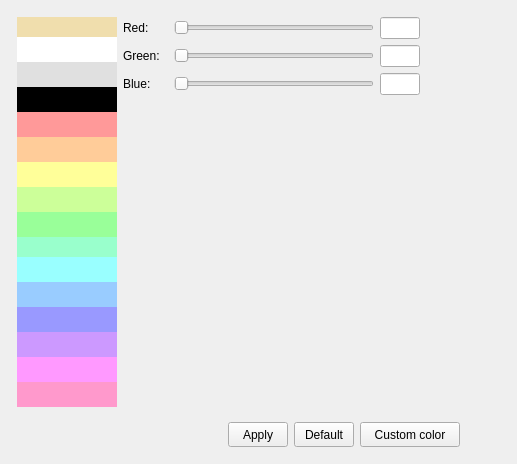
             <widget class="QWidget" name="tab_3">
              <attribute name="title">
               <string>Background</string>
              </attribute>
              <layout class="QVBoxLayout" name="verticalLayout_9">
               <item>
                <layout class="QHBoxLayout" name="horizontalLayout_14">
                 <property name="leftMargin">
                  <number>6</number>
                 </property>
                 <property name="topMargin">
                  <number>6</number>
                 </property>
                 <property name="rightMargin">
                  <number>6</number>
                 </property>
                 <property name="bottomMargin">
                  <number>6</number>
                 </property>
                 <item>
                  <layout class="QVBoxLayout" name="verticalLayout_4">
                   <property name="spacing">
                    <number>0</number>
                   </property>
                   <item>
                    <widget class="QPushButton" name="pushButtonBackground">
                     <property name="minimumSize">
                      <size>
                       <width>100</width>
                       <height>20</height>
                      </size>
                     </property>
                     <property name="styleSheet">
                      <string notr="true">background-color: rgb(240, 222, 173); border : solir black;</string>
                     </property>
                     <property name="text">
                      <string/>
                     </property>
                     <property name="autoDefault">
                      <bool>true</bool>
                     </property>
                     <property name="default">
                      <bool>false</bool>
                     </property>
                     <property name="flat">
                      <bool>false</bool>
                     </property>
                    </widget>
                   </item>
                   <item>
                    <widget class="QPushButton" name="pushButton_2Background">
                     <property name="minimumSize">
                      <size>
                       <width>100</width>
                       <height>25</height>
                      </size>
                     </property>
                     <property name="maximumSize">
                      <size>
                       <width>100</width>
                       <height>25</height>
                      </size>
                     </property>
                     <property name="styleSheet">
                      <string notr="true">background-color: rgb(255, 255, 255); border : solir black;</string>
                     </property>
                     <property name="text">
                      <string/>
                     </property>
                     <property name="autoDefault">
                      <bool>true</bool>
                     </property>
                     <property name="default">
                      <bool>false</bool>
                     </property>
                     <property name="flat">
                      <bool>false</bool>
                     </property>
                    </widget>
                   </item>
                   <item>
                    <widget class="QPushButton" name="pushButton_3Background">
                     <property name="minimumSize">
                      <size>
                       <width>100</width>
                       <height>25</height>
                      </size>
                     </property>
                     <property name="maximumSize">
                      <size>
                       <width>100</width>
                       <height>25</height>
                      </size>
                     </property>
                     <property name="styleSheet">
                      <string notr="true">background-color: rgb(224, 224, 224); border : solir black;</string>
                     </property>
                     <property name="text">
                      <string/>
                     </property>
                     <property name="autoDefault">
                      <bool>true</bool>
                     </property>
                     <property name="default">
                      <bool>false</bool>
                     </property>
                     <property name="flat">
                      <bool>false</bool>
                     </property>
                    </widget>
                   </item>
                   <item>
                    <widget class="QPushButton" name="pushButton_4Background">
                     <property name="minimumSize">
                      <size>
                       <width>100</width>
                       <height>25</height>
                      </size>
                     </property>
                     <property name="maximumSize">
                      <size>
                       <width>100</width>
                       <height>25</height>
                      </size>
                     </property>
                     <property name="styleSheet">
                      <string notr="true">background-color: rgb(0, 0, 0); border : solir black;</string>
                     </property>
                     <property name="text">
                      <string/>
                     </property>
                     <property name="autoDefault">
                      <bool>true</bool>
                     </property>
                     <property name="default">
                      <bool>false</bool>
                     </property>
                     <property name="flat">
                      <bool>false</bool>
                     </property>
                    </widget>
                   </item>
                   <item>
                    <widget class="QPushButton" name="pushButton_5Background">
                     <property name="minimumSize">
                      <size>
                       <width>100</width>
                       <height>25</height>
                      </size>
                     </property>
                     <property name="maximumSize">
                      <size>
                       <width>100</width>
                       <height>25</height>
                      </size>
                     </property>
                     <property name="styleSheet">
                      <string notr="true">background-color: rgb(255, 153, 153); border : solir black;</string>
                     </property>
                     <property name="text">
                      <string/>
                     </property>
                     <property name="autoDefault">
                      <bool>true</bool>
                     </property>
                     <property name="default">
                      <bool>false</bool>
                     </property>
                     <property name="flat">
                      <bool>false</bool>
                     </property>
                    </widget>
                   </item>
                   <item>
                    <widget class="QPushButton" name="pushButton_6Background">
                     <property name="minimumSize">
                      <size>
                       <width>100</width>
                       <height>25</height>
                      </size>
                     </property>
                     <property name="maximumSize">
                      <size>
                       <width>100</width>
                       <height>25</height>
                      </size>
                     </property>
                     <property name="styleSheet">
                      <string notr="true">background-color: rgb(255, 204, 153); border : solir black;</string>
                     </property>
                     <property name="text">
                      <string/>
                     </property>
                     <property name="autoDefault">
                      <bool>true</bool>
                     </property>
                     <property name="default">
                      <bool>false</bool>
                     </property>
                     <property name="flat">
                      <bool>false</bool>
                     </property>
                    </widget>
                   </item>
                   <item>
                    <widget class="QPushButton" name="pushButton_7Background">
                     <property name="minimumSize">
                      <size>
                       <width>100</width>
                       <height>25</height>
                      </size>
                     </property>
                     <property name="maximumSize">
                      <size>
                       <width>100</width>
                       <height>25</height>
                      </size>
                     </property>
                     <property name="styleSheet">
                      <string notr="true">background-color: rgb(255, 255, 153); border : solir black;</string>
                     </property>
                     <property name="text">
                      <string/>
                     </property>
                     <property name="autoDefault">
                      <bool>true</bool>
                     </property>
                     <property name="default">
                      <bool>false</bool>
                     </property>
                     <property name="flat">
                      <bool>false</bool>
                     </property>
                    </widget>
                   </item>
                   <item>
                    <widget class="QPushButton" name="pushButton_8Background">
                     <property name="minimumSize">
                      <size>
                       <width>100</width>
                       <height>25</height>
                      </size>
                     </property>
                     <property name="maximumSize">
                      <size>
                       <width>100</width>
                       <height>25</height>
                      </size>
                     </property>
                     <property name="styleSheet">
                      <string notr="true">background-color: rgb(204, 255, 153); border : solir black;</string>
                     </property>
                     <property name="text">
                      <string/>
                     </property>
                     <property name="autoDefault">
                      <bool>true</bool>
                     </property>
                     <property name="default">
                      <bool>false</bool>
                     </property>
                     <property name="flat">
                      <bool>false</bool>
                     </property>
                    </widget>
                   </item>
                   <item>
                    <widget class="QPushButton" name="pushButton_9Background">
                     <property name="minimumSize">
                      <size>
                       <width>100</width>
                       <height>25</height>
                      </size>
                     </property>
                     <property name="maximumSize">
                      <size>
                       <width>100</width>
                       <height>25</height>
                      </size>
                     </property>
                     <property name="styleSheet">
                      <string notr="true">background-color: rgb(153, 255, 153); border : solir black;</string>
                     </property>
                     <property name="text">
                      <string/>
                     </property>
                     <property name="autoDefault">
                      <bool>true</bool>
                     </property>
                     <property name="default">
                      <bool>false</bool>
                     </property>
                     <property name="flat">
                      <bool>false</bool>
                     </property>
                    </widget>
                   </item>
                   <item>
                    <widget class="QPushButton" name="pushButton_10Background">
                     <property name="minimumSize">
                      <size>
                       <width>0</width>
                       <height>20</height>
                      </size>
                     </property>
                     <property name="styleSheet">
                      <string notr="true">background-color: rgb(153, 255, 204); border : solir black;</string>
                     </property>
                     <property name="text">
                      <string/>
                     </property>
                     <property name="autoDefault">
                      <bool>true</bool>
                     </property>
                     <property name="default">
                      <bool>false</bool>
                     </property>
                     <property name="flat">
                      <bool>false</bool>
                     </property>
                    </widget>
                   </item>
                   <item>
                    <widget class="QPushButton" name="pushButton_11Background">
                     <property name="minimumSize">
                      <size>
                       <width>100</width>
                       <height>25</height>
                      </size>
                     </property>
                     <property name="maximumSize">
                      <size>
                       <width>100</width>
                       <height>25</height>
                      </size>
                     </property>
                     <property name="styleSheet">
                      <string notr="true">background-color: rgb(153, 255, 255); border : solir black;</string>
                     </property>
                     <property name="text">
                      <string/>
                     </property>
                     <property name="autoDefault">
                      <bool>true</bool>
                     </property>
                     <property name="default">
                      <bool>false</bool>
                     </property>
                     <property name="flat">
                      <bool>false</bool>
                     </property>
                    </widget>
                   </item>
                   <item>
                    <widget class="QPushButton" name="pushButton_12Background">
                     <property name="minimumSize">
                      <size>
                       <width>100</width>
                       <height>25</height>
                      </size>
                     </property>
                     <property name="maximumSize">
                      <size>
                       <width>100</width>
                       <height>25</height>
                      </size>
                     </property>
                     <property name="styleSheet">
                      <string notr="true">background-color: rgb(153, 204, 255); border : solir black;</string>
                     </property>
                     <property name="text">
                      <string/>
                     </property>
                     <property name="autoDefault">
                      <bool>true</bool>
                     </property>
                     <property name="default">
                      <bool>false</bool>
                     </property>
                     <property name="flat">
                      <bool>false</bool>
                     </property>
                    </widget>
                   </item>
                   <item>
                    <widget class="QPushButton" name="pushButton_13Background">
                     <property name="minimumSize">
                      <size>
                       <width>100</width>
                       <height>25</height>
                      </size>
                     </property>
                     <property name="maximumSize">
                      <size>
                       <width>100</width>
                       <height>25</height>
                      </size>
                     </property>
                     <property name="styleSheet">
                      <string notr="true">background-color: rgb(153, 153, 255); border : solir black;</string>
                     </property>
                     <property name="text">
                      <string/>
                     </property>
                     <property name="autoDefault">
                      <bool>true</bool>
                     </property>
                     <property name="default">
                      <bool>false</bool>
                     </property>
                     <property name="flat">
                      <bool>false</bool>
                     </property>
                    </widget>
                   </item>
                   <item>
                    <widget class="QPushButton" name="pushButton_14Background">
                     <property name="minimumSize">
                      <size>
                       <width>100</width>
                       <height>25</height>
                      </size>
                     </property>
                     <property name="maximumSize">
                      <size>
                       <width>100</width>
                       <height>25</height>
                      </size>
                     </property>
                     <property name="styleSheet">
                      <string notr="true">background-color: rgb(204, 153, 255); border : solir black;</string>
                     </property>
                     <property name="text">
                      <string/>
                     </property>
                     <property name="autoDefault">
                      <bool>true</bool>
                     </property>
                     <property name="default">
                      <bool>false</bool>
                     </property>
                     <property name="flat">
                      <bool>false</bool>
                     </property>
                    </widget>
                   </item>
                   <item>
                    <widget class="QPushButton" name="pushButton_15Background">
                     <property name="minimumSize">
                      <size>
                       <width>100</width>
                       <height>25</height>
                      </size>
                     </property>
                     <property name="maximumSize">
                      <size>
                       <width>100</width>
                       <height>25</height>
                      </size>
                     </property>
                     <property name="styleSheet">
                      <string notr="true">background-color: rgb(255, 153, 255); border : solir black;</string>
                     </property>
                     <property name="text">
                      <string/>
                     </property>
                     <property name="autoDefault">
                      <bool>true</bool>
                     </property>
                     <property name="default">
                      <bool>false</bool>
                     </property>
                     <property name="flat">
                      <bool>false</bool>
                     </property>
                    </widget>
                   </item>
                   <item>
                    <widget class="QPushButton" name="pushButton_16Background">
                     <property name="minimumSize">
                      <size>
                       <width>100</width>
                       <height>25</height>
                      </size>
                     </property>
                     <property name="maximumSize">
                      <size>
                       <width>100</width>
                       <height>25</height>
                      </size>
                     </property>
                     <property name="styleSheet">
                      <string notr="true">background-color: rgb(255, 153, 204); border : solir black;</string>
                     </property>
                     <property name="text">
                      <string/>
                     </property>
                     <property name="autoDefault">
                      <bool>true</bool>
                     </property>
                     <property name="default">
                      <bool>false</bool>
                     </property>
                     <property name="flat">
                      <bool>false</bool>
                     </property>
                    </widget>
                   </item>
                   <item>
                    <spacer name="verticalSpacer_2">
                     <property name="orientation">
                      <enum>Qt::Vertical</enum>
                     </property>
                     <property name="sizeHint" stdset="0">
                      <size>
                       <width>20</width>
                       <height>40</height>
                      </size>
                     </property>
                    </spacer>
                   </item>
                  </layout>
                 </item>
                 <item>
                  <layout class="QVBoxLayout" name="verticalLayout_7">
                   <item>
                    <layout class="QHBoxLayout" name="horizontalLayout_4">
                     <item>
                      <widget class="QLabel" name="label_6">
                       <property name="minimumSize">
                        <size>
                         <width>45</width>
                         <height>0</height>
                        </size>
                       </property>
                       <property name="maximumSize">
                        <size>
                         <width>45</width>
                         <height>16777215</height>
                        </size>
                       </property>
                       <property name="text">
                        <string>Red:</string>
                       </property>
                      </widget>
                     </item>
                     <item>
                      <widget class="QSlider" name="sliderRedBackground">
                       <property name="minimumSize">
                        <size>
                         <width>200</width>
                         <height>0</height>
                        </size>
                       </property>
                       <property name="maximumSize">
                        <size>
                         <width>200</width>
                         <height>16777215</height>
                        </size>
                       </property>
                       <property name="orientation">
                        <enum>Qt::Horizontal</enum>
                       </property>
                      </widget>
                     </item>
                     <item>
                      <widget class="QLineEdit" name="editRedBackground">
                       <property name="minimumSize">
                        <size>
                         <width>40</width>
                         <height>0</height>
                        </size>
                       </property>
                       <property name="maximumSize">
                        <size>
                         <width>40</width>
                         <height>16777215</height>
                        </size>
                       </property>
                       <property name="text">
                        <string/>
                       </property>
                       <property name="alignment">
                        <set>Qt::AlignCenter</set>
                       </property>
                      </widget>
                     </item>
                     <item>
                      <spacer name="horizontalSpacer_3">
                       <property name="orientation">
                        <enum>Qt::Horizontal</enum>
                       </property>
                       <property name="sizeHint" stdset="0">
                        <size>
                         <width>40</width>
                         <height>20</height>
                        </size>
                       </property>
                      </spacer>
                     </item>
                    </layout>
                   </item>
                   <item>
                    <layout class="QHBoxLayout" name="horizontalLayout_3">
                     <item>
                      <widget class="QLabel" name="label_5">
                       <property name="minimumSize">
                        <size>
                         <width>45</width>
                         <height>0</height>
                        </size>
                       </property>
                       <property name="maximumSize">
                        <size>
                         <width>45</width>
                         <height>16777215</height>
                        </size>
                       </property>
                       <property name="text">
                        <string>Green:</string>
                       </property>
                      </widget>
                     </item>
                     <item>
                      <widget class="QSlider" name="sliderGreenBackground">
                       <property name="minimumSize">
                        <size>
                         <width>200</width>
                         <height>0</height>
                        </size>
                       </property>
                       <property name="maximumSize">
                        <size>
                         <width>200</width>
                         <height>16777215</height>
                        </size>
                       </property>
                       <property name="orientation">
                        <enum>Qt::Horizontal</enum>
                       </property>
                      </widget>
                     </item>
                     <item>
                      <widget class="QLineEdit" name="editGreenBackground">
                       <property name="minimumSize">
                        <size>
                         <width>40</width>
                         <height>0</height>
                        </size>
                       </property>
                       <property name="maximumSize">
                        <size>
                         <width>40</width>
                         <height>16777215</height>
                        </size>
                       </property>
                       <property name="text">
                        <string/>
                       </property>
                       <property name="alignment">
                        <set>Qt::AlignCenter</set>
                       </property>
                      </widget>
                     </item>
                     <item>
                      <spacer name="horizontalSpacer_2">
                       <property name="orientation">
                        <enum>Qt::Horizontal</enum>
                       </property>
                       <property name="sizeHint" stdset="0">
                        <size>
                         <width>40</width>
                         <height>20</height>
                        </size>
                       </property>
                      </spacer>
                     </item>
                    </layout>
                   </item>
                   <item>
                    <layout class="QHBoxLayout" name="horizontalLayout_5">
                     <item>
                      <widget class="QLabel" name="label_7">
                       <property name="minimumSize">
                        <size>
                         <width>45</width>
                         <height>0</height>
                        </size>
                       </property>
                       <property name="maximumSize">
                        <size>
                         <width>45</width>
                         <height>16777215</height>
                        </size>
                       </property>
                       <property name="text">
                        <string>Blue:</string>
                       </property>
                      </widget>
                     </item>
                     <item>
                      <widget class="QSlider" name="sliderBlueBackground">
                       <property name="minimumSize">
                        <size>
                         <width>200</width>
                         <height>0</height>
                        </size>
                       </property>
                       <property name="maximumSize">
                        <size>
                         <width>200</width>
                         <height>16777215</height>
                        </size>
                       </property>
                       <property name="orientation">
                        <enum>Qt::Horizontal</enum>
                       </property>
                      </widget>
                     </item>
                     <item>
                      <widget class="QLineEdit" name="editBlueBackground">
                       <property name="minimumSize">
                        <size>
                         <width>40</width>
                         <height>0</height>
                        </size>
                       </property>
                       <property name="maximumSize">
                        <size>
                         <width>40</width>
                         <height>16777215</height>
                        </size>
                       </property>
                       <property name="text">
                        <string/>
                       </property>
                       <property name="alignment">
                        <set>Qt::AlignCenter</set>
                       </property>
                      </widget>
                     </item>
                     <item>
                      <spacer name="horizontalSpacer_4">
                       <property name="orientation">
                        <enum>Qt::Horizontal</enum>
                       </property>
                       <property name="sizeHint" stdset="0">
                        <size>
                         <width>40</width>
                         <height>20</height>
                        </size>
                       </property>
                      </spacer>
                     </item>
                    </layout>
                   </item>
                   <item>
                    <spacer name="verticalSpacer_5">
                     <property name="orientation">
                      <enum>Qt::Vertical</enum>
                     </property>
                     <property name="sizeHint" stdset="0">
                      <size>
                       <width>20</width>
                       <height>40</height>
                      </size>
                     </property>
                    </spacer>
                   </item>
                   <item>
                    <layout class="QHBoxLayout" name="horizontalLayout_13">
                     <item>
                      <spacer name="horizontalSpacer_12">
                       <property name="orientation">
                        <enum>Qt::Horizontal</enum>
                       </property>
                       <property name="sizeHint" stdset="0">
                        <size>
                         <width>40</width>
                         <height>20</height>
                        </size>
                       </property>
                      </spacer>
                     </item>
                     <item>
                      <widget class="QPushButton" name="applyBackgroundButton">
                       <property name="minimumSize">
                        <size>
                         <width>60</width>
                         <height>25</height>
                        </size>
                       </property>
                       <property name="maximumSize">
                        <size>
                         <width>60</width>
                         <height>25</height>
                        </size>
                       </property>
                       <property name="text">
                        <string>Apply</string>
                       </property>
                      </widget>
                     </item>
                     <item>
                      <widget class="QPushButton" name="defaultBackgroundButton">
                       <property name="minimumSize">
                        <size>
                         <width>60</width>
                         <height>25</height>
                        </size>
                       </property>
                       <property name="maximumSize">
                        <size>
                         <width>60</width>
                         <height>25</height>
                        </size>
                       </property>
                       <property name="text">
                        <string>Default</string>
                       </property>
                      </widget>
                     </item>
                     <item>
                      <widget class="QPushButton" name="customColorBackgroundButton">
                       <property name="minimumSize">
                        <size>
                         <width>100</width>
                         <height>25</height>
                        </size>
                       </property>
                       <property name="maximumSize">
                        <size>
                         <width>100</width>
                         <height>25</height>
                        </size>
                       </property>
                       <property name="text">
                        <string>Custom color</string>
                       </property>
                      </widget>
                     </item>
                    </layout>
                   </item>
                  </layout>
                 </item>
                 <item>
                  <spacer name="horizontalSpacer_13">
                   <property name="orientation">
                    <enum>Qt::Horizontal</enum>
                   </property>
                   <property name="sizeHint" stdset="0">
                    <size>
                     <width>40</width>
                     <height>20</height>
                    </size>
                   </property>
                  </spacer>
                 </item>
                </layout>
               </item>
              </layout>
             </widget>
